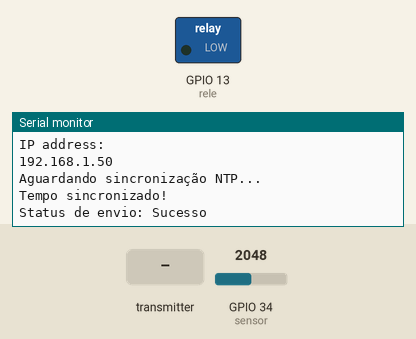
Recording of a sketch running on a simulated ESP32. Parts: switched loads named in the sketch (green lamp = pin HIGH), the last lines printed to the serial monitor. The test bench sets the inputs (shaded band); at power-on: GPIO 34 (sensor) = 2048. WiFi joins after 1.5 s; servers stay silent unless stated; network time is answered at once with the bench clock; the local clock reads 2024-03-15 10:24:30 at power-on unless the sketch sets it.

Above: at 2.7 s.
2.8 s: GPIO 34 (sensor) set to 2866
At 4.8 s:
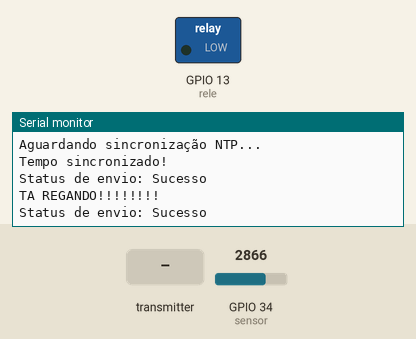
6.8 s: the transmitter starts sending humidityIrrigation = 0
At 7.14 s:
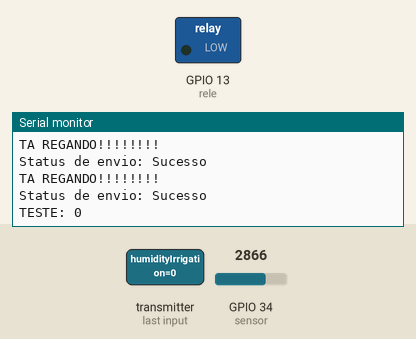

The sketch:

Backend.ino
```cpp
#define sensor 34
#define rele 13

#include <WiFi.h>
#include <esp_now.h>
#include <NTPClient.h>
#include <WiFiUdp.h>
#include <time.h>

const char *ssid = "<YOUR_WIFI_NAME>";
const char *password = "<YOUR_WIFI_PASSWORD>";
uint8_t broadcastAddress[] = {0x08, 0x3A, 0xF2, 0xAC, 0x7F, 0x94}; // use the broadcast address of your arduino

const char* ntpServer = "pool.ntp.org";
const long gmtOffset_sec = -3 * 3600;
const int daylightOffset_sec = 0;

WiFiUDP ntpUDP;
NTPClient timeClient(ntpUDP, ntpServer, gmtOffset_sec);

typedef struct struct_message {
  char a[32];
  int temperatura;
  int umidadeSolo;
  int umidadeIrrigacao;
  char datetime[20];
} struct_message;

typedef struct humidity_message {
  int humidityIrrigation;
} humidity_message;

struct_message myData;
humidity_message myHumidityIrrigation;
esp_now_peer_info_t peerInfo;

void OnDataSent(const uint8_t *broadcastAddress, esp_now_send_status_t status) {
  Serial.print("Status de envio: ");
  Serial.println(status == ESP_NOW_SEND_SUCCESS ? "Sucesso" : "Falha");
}

void OnDataRecv(const esp_now_recv_info *recv_info, const uint8_t *incomingData, int len) {

  //MAPPING
  memcpy(&myHumidityIrrigation, incomingData, sizeof(myHumidityIrrigation));

  // Serial.print("Bytes received: ");
  // Serial.println(len);

  // Serial.print("Sender MAC Address: ");
  // for (int i = 0; i < 6; i++) {
  //   Serial.printf("%02X", recv_info->src_addr[i]);
  // }
  // Serial.println();

  Serial.print("TESTE: ");
  Serial.println(myHumidityIrrigation.humidityIrrigation);
}

void setup() {
  Serial.begin(115200);
  pinMode(sensor, INPUT);
  pinMode(rele, OUTPUT);
  digitalWrite(rele, LOW);

  WiFi.mode(WIFI_STA);
  WiFi.begin(ssid, password);

  while (WiFi.status() != WL_CONNECTED) {
    delay(500);
    Serial.print(".");
  }

  Serial.println("");
  Serial.println("WiFi connected.");
  Serial.println("IP address: ");
  Serial.println(WiFi.localIP());

  timeClient.begin();
  configTime(gmtOffset_sec, daylightOffset_sec, ntpServer);

  Serial.println("Aguardando sincronização NTP...");
  while (!timeClient.update()) {
    timeClient.forceUpdate();
    delay(500);
    Serial.print(".");
  }
  Serial.println("\nTempo sincronizado!");

  if (esp_now_init() != ESP_OK) {
    Serial.println("Error initializing ESP-NOW");
    return;
  }

  esp_now_register_recv_cb(OnDataRecv);
  esp_now_register_send_cb(OnDataSent);

  memcpy(peerInfo.peer_addr, broadcastAddress, 6);
  peerInfo.channel = 0;
  peerInfo.encrypt = false;

  if (esp_now_add_peer(&peerInfo) != ESP_OK){
    Serial.println("Failed to add peer");
    return;
  }

}

void loop() {

  int humidityValue = analogRead(sensor);
  int _moisture = map(humidityValue,2704, 1023, 0, 100);
  _moisture = constrain(_moisture, 0, 100);

  if (_moisture <= myHumidityIrrigation.humidityIrrigation) {
    Serial.println("TA REGANDO!!!!!!!!");
    updateLastIrrigation();
  }

  strcpy(myData.a, "Mensagem do Back para Front");
  myData.temperatura = 23;
  myData.umidadeSolo = getGroundHumidityValue();
  myData.umidadeIrrigacao = myHumidityIrrigation.humidityIrrigation;

  esp_err_t result = esp_now_send(broadcastAddress, (uint8_t *) &myData, sizeof(myData));

  // if (result == ESP_OK) {
  //   Serial.println("Sent with success");
  // }
  // else {
  //   Serial.println("Error sending the data");
  // }

  delay(2000);
}

void plant_monitor() {
  int dryValue = 130;
  int humidityValue = analogRead(sensor);
  int _moisture = map(humidityValue,2704, 1023, 0, 100);
  _moisture = constrain(_moisture, 0, 100);

  Serial.print("Valor de umidade: ");
  Serial.print(humidityValue);
  Serial.println(" - " + (String)_moisture + "%");

  if (_moisture <= 40) {
    updateLastIrrigation();
    Serial.println("Estou com sede!");
    digitalWrite(rele, LOW);
    delay(100);
    digitalWrite(rele, HIGH);
  } else {
    Serial.println("Estou me afogando!");
    digitalWrite(rele, HIGH);
  }

  delay(1000);
}

int getGroundHumidityValue() {
  int humidityValue = analogRead(sensor);
  int _moisture = map(humidityValue,2704, 1023, 0, 100);
  return constrain(_moisture, 0, 100);
}

void updateLastIrrigation() {
  timeClient.update();

  time_t now;
  struct tm timeinfo;
  if(!getLocalTime(&timeinfo)){
    Serial.println("Failed to obtain time");
    return;
  }

  snprintf(myData.datetime, sizeof(myData.datetime), "%04d-%02d-%02d %02d:%02d:%02d",
           timeinfo.tm_year + 1900, timeinfo.tm_mon + 1, timeinfo.tm_mday,
           timeinfo.tm_hour, timeinfo.tm_min, timeinfo.tm_sec);
}
```

Measured:
- after the input at 2.8 s, the serial monitor: prints a new line after 0.73 s (image 1)
- after the input at 6.8 s, the serial monitor: prints a new line at once (image 2)
